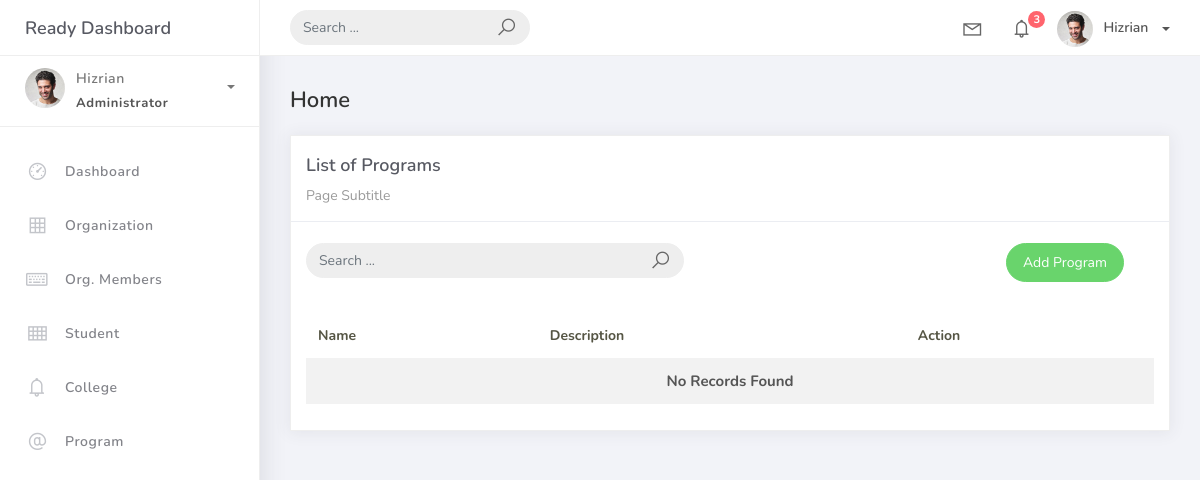
The app's page /programs/, older data.
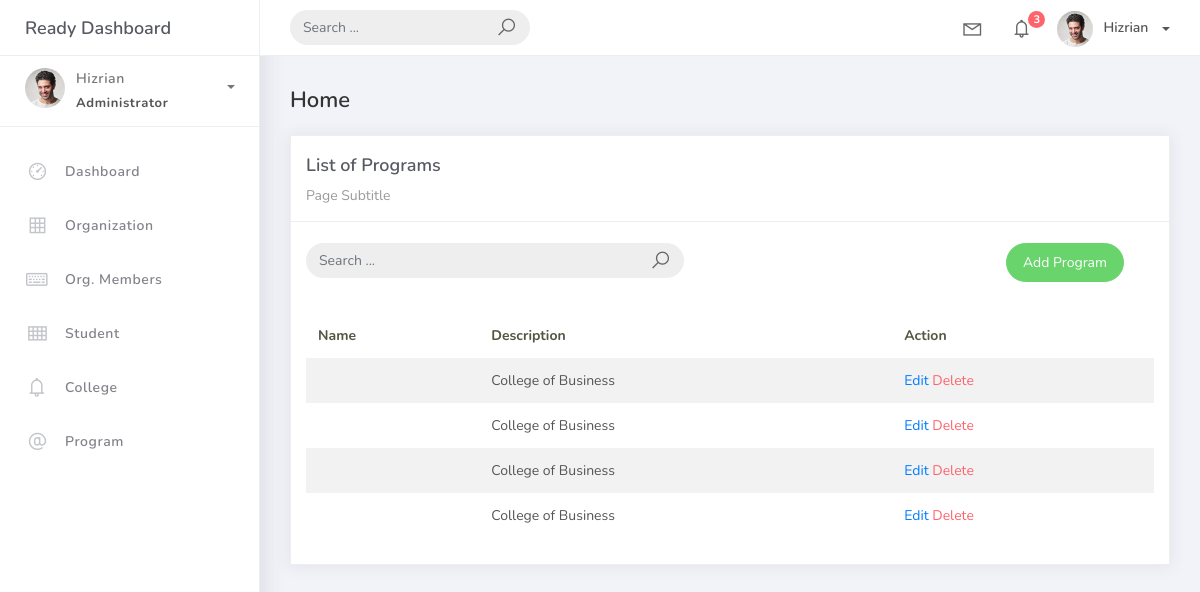
The same page, newer data.
### projectsite/models.py (models this page shows, shortened)
class BaseModel(models.Model):
    created_at = models.DateTimeField(auto_now_add=True, db_index=True)
    updated_at = models.DateTimeField(auto_now=True)
    class Meta:
        abstract = True

class Program(BaseModel):
    program_name = models.CharField(max_length=150)
    college = models.ForeignKey(College, on_delete=models.CASCADE)

class College(BaseModel):
    college_name = models.CharField(max_length=150)
    def __str__(self):
        return self.college_name

### projectsite/views.py (the view)
# urls.py: path('programs/', views.ProgramListView.as_view(), name='program-list'),
class ProgramListView(ListView):
    model = Program
    template_name = 'program_list.html'
    context_object_name = 'programs'
    paginate_by = 10

### templates/program_list.html (shortened to what this page needs)
{% extends 'base.html' %} {% load static %} {% block content %}
<div class="content">
<div class="container-fluid">
<h4 class="page-title">Home</h4>
<div class="row">
    <div class="col-md-12">
    <div class="card">
        <div class="card-header">
        <div class="card-title">List of Programs</div>
        <div class="card-category">Page Subtitle</div>
        </div>
        <br />
        <div class="col-md-12 row">
        <div class="col-md-6">
            <form
            class="navbar-left navbar-form nav-search mr-md-3" action="{% url 'program-list' %}">
            <div class="input-group">
                <input
                type="text" placeholder="Search ... " class="form-control" name="q"/>
                <div class="input-group-append">
                <span class="input-group-text">
                    <i class="la la-search search-icon"></i>
                </span>
                </div>
            </div>
            </form>
        </div>
        <div class="col-md-6">
            <div class="pull-right">
            <a
                href="{% url 'program-add' %}" class="btn btn-success btn-rounded" >Add Program</a>
            </div>
        </div>
        </div>
        <div class="card-body">
        <table class="table table-striped mt-3">
            <thead>
            <tr>
                <th scope="col">Name</th>
                <th scope="col">Description</th>
                <th scope="col">Action</th>
            </tr>
            </thead>
            <tbody>
            {% for object in object_list %}
            <tr>
                <td>{{ object.prog_name }}</td>
                <td>{{ object.college }}</td>
                <td>
                <a href="program_list/{{ object.id }}">Edit</a>
                <a href="program_list/{{ object.id }}/delete" class="text-danger">Delete</a></td>
            </tr>
            {% empty %}
            <tr>
                <td colspan="4" style="text-align: center;">
                    <p class="text-sm font-weight-bold mb-0">No Records Found</p>
                </td>
            </tr>
            {% endfor %}
            </tbody>
        </table>
        </div>
    </div>
    </div>
</div>
</div>
</div>
{% endblock %}

Row changes from the older to the newer data that the page shows:
added Program: college "College of Business"
added Program: college "College of Business"
added Program: college "College of Business"
added Program: college "College of Business"
Text that changed along with them:
text no longer shown: "No Records Found"
